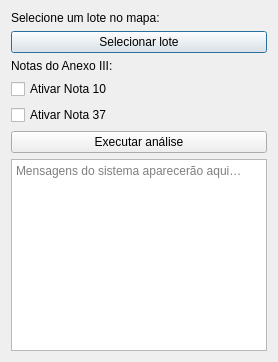
<?xml version="1.0" encoding="UTF-8"?>
<ui version="4.0">
 <class>PainelPrincipal</class>
 <widget class="QDialog" name="PainelPrincipal">
  <property name="windowTitle">
   <string>Zôni v2 – Análise Urbanística</string>
  </property>
  <layout class="QVBoxLayout" name="verticalLayout">

   <!-- Seleção de lote -->
   <item>
    <widget class="QLabel" name="lblSelecao">
     <property name="text">
      <string>Selecione um lote no mapa:</string>
     </property>
    </widget>
   </item>

   <item>
    <widget class="QPushButton" name="btnSelecionarLote">
     <property name="text">
      <string>Selecionar lote</string>
     </property>
    </widget>
   </item>

   <!-- Notas do Anexo III -->
   <item>
    <widget class="QLabel" name="lblNotas">
     <property name="text">
      <string>Notas do Anexo III:</string>
     </property>
    </widget>
   </item>

   <item>
    <widget class="QCheckBox" name="chkNota10">
     <property name="text">
      <string>Ativar Nota 10</string>
     </property>
    </widget>
   </item>

   <item>
    <widget class="QCheckBox" name="chkNota37">
     <property name="text">
      <string>Ativar Nota 37</string>
     </property>
    </widget>
   </item>

   <!-- Botão de análise -->
   <item>
    <widget class="QPushButton" name="btnAnalisar">
     <property name="text">
      <string>Executar análise</string>
     </property>
     <property name="minimumHeight">
      <number>40</number>
     </property>
    </widget>
   </item>

   <!-- Área de mensagens -->
   <item>
    <widget class="QTextBrowser" name="txtMensagens">
     <property name="minimumHeight">
      <number>120</number>
     </property>
     <property name="placeholderText">
      <string>Mensagens do sistema aparecerão aqui…</string>
     </property>
    </widget>
   </item>

  </layout>
 </widget>
 <resources/>
 <connections/>
</ui>
